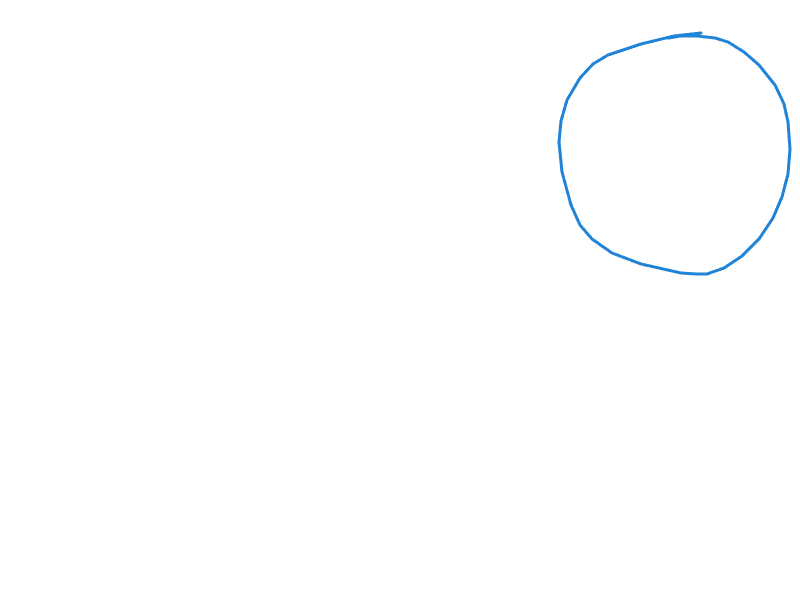
#> input picture algorithms-lab/images/circle_4.png, 800 x 600 px; its folder holds 4 pictures in this run
$ python '6. OpenCV Generalized Hough Transform.py'
#> lines starting #> are read from the running program, lines starting #| are printed output that depends on the picture; after the words box and inside, x2 and y2 are one past the last pixel; in counts of white or black regions, pixels touching at a corner belong together
import math
import random

import cv2
import numpy as np


def describe_circle(contour):
    return cv2.minEnclosingCircle(contour)


# loading image
image = cv2.imread(f'images/circle_{random.randint(1, 4)}.png')
#> image is the input picture: shape (600, 800, 3); mean B, G, R 254.8, 254.4, 253.9

gray = cv2.cvtColor(image, cv2.COLOR_BGRA2GRAY)
blurred = cv2.GaussianBlur(gray, (9, 9), 2)
edges = cv2.Canny(blurred, 50, 150)
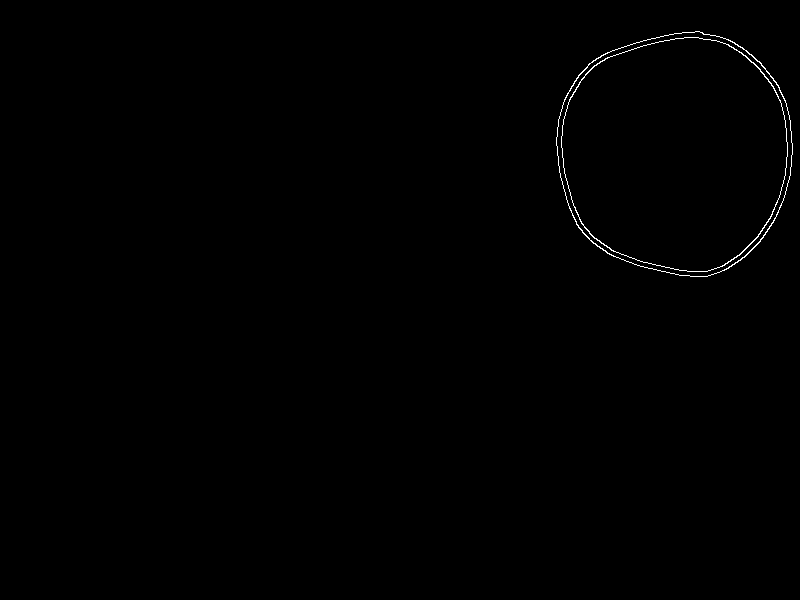
#> edges: shape (600, 800); 0.35% white in thin lines or dots, all inside (x1, y1, x2, y2) = (556, 31, 793, 277)

# contours
contours, _ = cv2.findContours(edges, cv2.RETR_EXTERNAL, cv2.CHAIN_APPROX_SIMPLE)
#> contours = 1 contour; box (x1, y1, x2, y2) and area: (556, 31, 793, 277) 45814

# accumulator
accumulator = np.zeros((image.shape[0], image.shape[1], math.ceil(max(image.shape) / 2)), dtype=np.uint64)

# Generalized Hough Transform for circles
for contour in contours:
    shape_desc = describe_circle(contour)
    center, radius = shape_desc

    x_center, y_center = map(int, center)
    accumulator[y_center, x_center] += 1
#> this loop made 1 pass
#> (center, radius, x_center, y_center) on pass 1: ((676.2, 153.8), 126, 676, 153)

# peak detection
#> (the run stopped early here; a loop or call above may not have finished)
